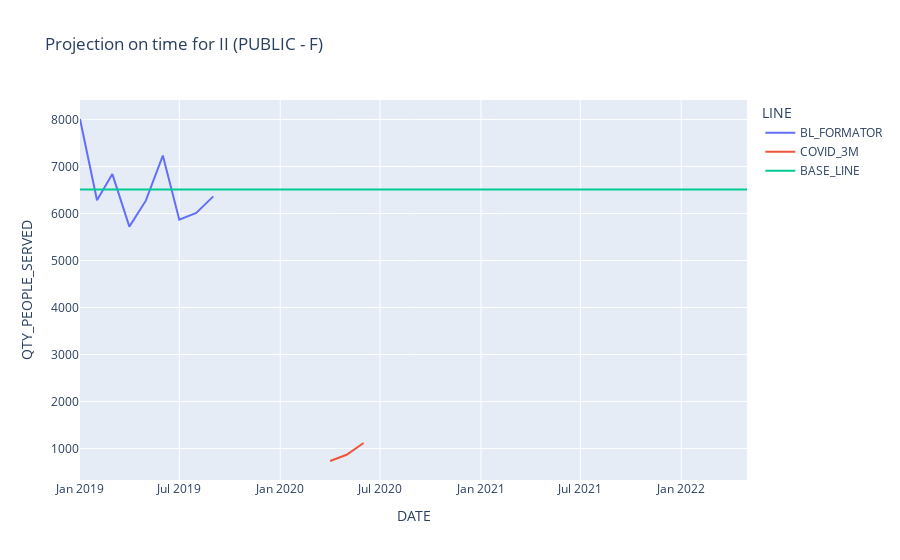

The notebook cell this image was saved under:
### Markdown cell above
##### For Women analysis

### Code cell
TAG_GENDER = 'F'
new_base_df_temp = new_base_df[(new_base_df['SEX']==TAG_GENDER) & (new_base_df['SECTOR_R']==TAG_SECTOR)]
new_base_df_temp = new_base_df_temp.reset_index(drop=True)
new_base_df_temp['BASE_LINE'] = new_base_df_temp['BL_FORMATOR'].mean()

forecast_df = new_base_df_temp[['DATE', 
                                'PEOPLE_SERVED_NORMALIZED',
                                'BL_FORMATOR',
                                'COVID_3M',
                                'COVID',
                                'BASE_LINE']].melt(id_vars=['DATE'],
                                                  value_vars=[#'PEOPLE_SERVED_NORMALIZED',
                                                              'BL_FORMATOR',
                                                              'COVID_3M',
                                                              #'COVID',
                                                              'BASE_LINE'],
                                                  var_name="LINE",
                                                  value_name="QTY_PEOPLE_SERVED")

fig = px.line(forecast_df,
              x="DATE",
              y="QTY_PEOPLE_SERVED",
              color='LINE',
              title='Projection on time for ' + TAG_CATEGORY +' ('+TAG_SECTOR+' - '+TAG_GENDER+')'
             )

fig.show()
#fig.show(renderer="svg")

### Figure 1 — Plotly figure (JSON) as saved in the notebook; plotly's stock layout.template omitted (floating-point values rounded to 4 significant figures)
{"data": [{"hovertemplate": "LINE=BL_FORMATOR<br>DATE=%{x}<br>QTY_PEOPLE_SERVED=%{y}<extra></extra>", "legendgroup": "BL_FORMATOR", "line": {"color": "#636efa", "dash": "solid"}, "marker": {"symbol": "circle"}, "mode": "lines", "name": "BL_FORMATOR", "orientation": "v", "showlegend": true, "type": "scatter", "x": ["2022-05-01T00:00:00", "2022-04-01T00:00:00", "2022-03-01T00:00:00", "2022-02-01T00:00:00", "2022-01-01T00:00:00", "2021-12-01T00:00:00", "2021-11-01T00:00:00", "2021-10-01T00:00:00", "2021-09-01T00:00:00", "2021-08-01T00:00:00", "2021-07-01T00:00:00", "2021-06-01T00:00:00", "2021-05-01T00:00:00", "2021-04-01T00:00:00", "2021-03-01T00:00:00", "2021-02-01T00:00:00", "2021-01-01T00:00:00", "2020-12-01T00:00:00", "2020-11-01T00:00:00", "2020-10-01T00:00:00", "2020-09-01T00:00:00", "2020-08-01T00:00:00", "2020-07-01T00:00:00", "2020-06-01T00:00:00", "2020-05-01T00:00:00", "2020-04-01T00:00:00", "2020-03-01T00:00:00", "2020-02-01T00:00:00", "2020-01-01T00:00:00", "2019-12-01T00:00:00", "2019-11-01T00:00:00", "2019-10-01T00:00:00", "2019-09-01T00:00:00", "2019-08-01T00:00:00", "2019-07-01T00:00:00", "2019-06-01T00:00:00", "2019-05-01T00:00:00", "2019-04-01T00:00:00", "2019-03-01T00:00:00", "2019-02-01T00:00:00", "2019-01-01T00:00:00"], "xaxis": "x", "y": [null, null, null, null, null, null, null, null, null, null, null, null, null, null, null, null, null, null, null, null, null, null, null, null, null, null, null, null, null, null, null, null, 6364.0, 6014.0, 5869.0, 7233.0, 6274.0, 5721.0, 6839.0, 6281.0, 8011.0], "yaxis": "y"}, {"hovertemplate": "LINE=COVID_3M<br>DATE=%{x}<br>QTY_PEOPLE_SERVED=%{y}<extra></extra>", "legendgroup": "COVID_3M", "line": {"color": "#EF553B", "dash": "solid"}, "marker": {"symbol": "circle"}, "mode": "lines", "name": "COVID_3M", "orientation": "v", "showlegend": true, "type": "scatter", "x": ["2022-05-01T00:00:00", "2022-04-01T00:00:00", "2022-03-01T00:00:00", "2022-02-01T00:00:00", "2022-01-01T00:00:00", "2021-12-01T00:00:00", "2021-11-01T00:00:00", "2021-10-01T00:00:00", "2021-09-01T00:00:00", "2021-08-01T00:00:00", "2021-07-01T00:00:00", "2021-06-01T00:00:00", "2021-05-01T00:00:00", "2021-04-01T00:00:00", "2021-03-01T00:00:00", "2021-02-01T00:00:00", "2021-01-01T00:00:00", "2020-12-01T00:00:00", "2020-11-01T00:00:00", "2020-10-01T00:00:00", "2020-09-01T00:00:00", "2020-08-01T00:00:00", "2020-07-01T00:00:00", "2020-06-01T00:00:00", "2020-05-01T00:00:00", "2020-04-01T00:00:00", "2020-03-01T00:00:00", "2020-02-01T00:00:00", "2020-01-01T00:00:00", "2019-12-01T00:00:00", "2019-11-01T00:00:00", "2019-10-01T00:00:00", "2019-09-01T00:00:00", "2019-08-01T00:00:00", "2019-07-01T00:00:00", "2019-06-01T00:00:00", "2019-05-01T00:00:00", "2019-04-01T00:00:00", "2019-03-01T00:00:00", "2019-02-01T00:00:00", "2019-01-01T00:00:00"], "xaxis": "x", "y": [null, null, null, null, null, null, null, null, null, null, null, null, null, null, null, null, null, null, null, null, null, null, null, 1116.0, 866.3, 733.8, null, null, null, null, null, null, null, null, null, null, null, null, null, null, null], "yaxis": "y"}, {"hovertemplate": "LINE=BASE_LINE<br>DATE=%{x}<br>QTY_PEOPLE_SERVED=%{y}<extra></extra>", "legendgroup": "BASE_LINE", "line": {"color": "#00cc96", "dash": "solid"}, "marker": {"symbol": "circle"}, "mode": "lines", "name": "BASE_LINE", "orientation": "v", "showlegend": true, "type": "scatter", "x": ["2022-05-01T00:00:00", "2022-04-01T00:00:00", "2022-03-01T00:00:00", "2022-02-01T00:00:00", "2022-01-01T00:00:00", "2021-12-01T00:00:00", "2021-11-01T00:00:00", "2021-10-01T00:00:00", "2021-09-01T00:00:00", "2021-08-01T00:00:00", "2021-07-01T00:00:00", "2021-06-01T00:00:00", "2021-05-01T00:00:00", "2021-04-01T00:00:00", "2021-03-01T00:00:00", "2021-02-01T00:00:00", "2021-01-01T00:00:00", "2020-12-01T00:00:00", "2020-11-01T00:00:00", "2020-10-01T00:00:00", "2020-09-01T00:00:00", "2020-08-01T00:00:00", "2020-07-01T00:00:00", "2020-06-01T00:00:00", "2020-05-01T00:00:00", "2020-04-01T00:00:00", "2020-03-01T00:00:00", "2020-02-01T00:00:00", "2020-01-01T00:00:00", "2019-12-01T00:00:00", "2019-11-01T00:00:00", "2019-10-01T00:00:00", "2019-09-01T00:00:00", "2019-08-01T00:00:00", "2019-07-01T00:00:00", "2019-06-01T00:00:00", "2019-05-01T00:00:00", "2019-04-01T00:00:00", "2019-03-01T00:00:00", "2019-02-01T00:00:00", "2019-01-01T00:00:00"], "xaxis": "x", "y": [6512.0, 6512.0, 6512.0, 6512.0, 6512.0, 6512.0, 6512.0, 6512.0, 6512.0, 6512.0, 6512.0, 6512.0, 6512.0, 6512.0, 6512.0, 6512.0, 6512.0, 6512.0, 6512.0, 6512.0, 6512.0, 6512.0, 6512.0, 6512.0, 6512.0, 6512.0, 6512.0, 6512.0, 6512.0, 6512.0, 6512.0, 6512.0, 6512.0, 6512.0, 6512.0, 6512.0, 6512.0, 6512.0, 6512.0, 6512.0, 6512.0], "yaxis": "y"}], "layout": {"legend": {"title": {"text": "LINE"}, "tracegroupgap": 0}, "title": {"text": "Projection on time for II (PUBLIC - F)"}, "xaxis": {"anchor": "y", "domain": [0, 1], "title": {"text": "DATE"}}, "yaxis": {"anchor": "x", "domain": [0, 1], "title": {"text": "QTY_PEOPLE_SERVED"}}}}
